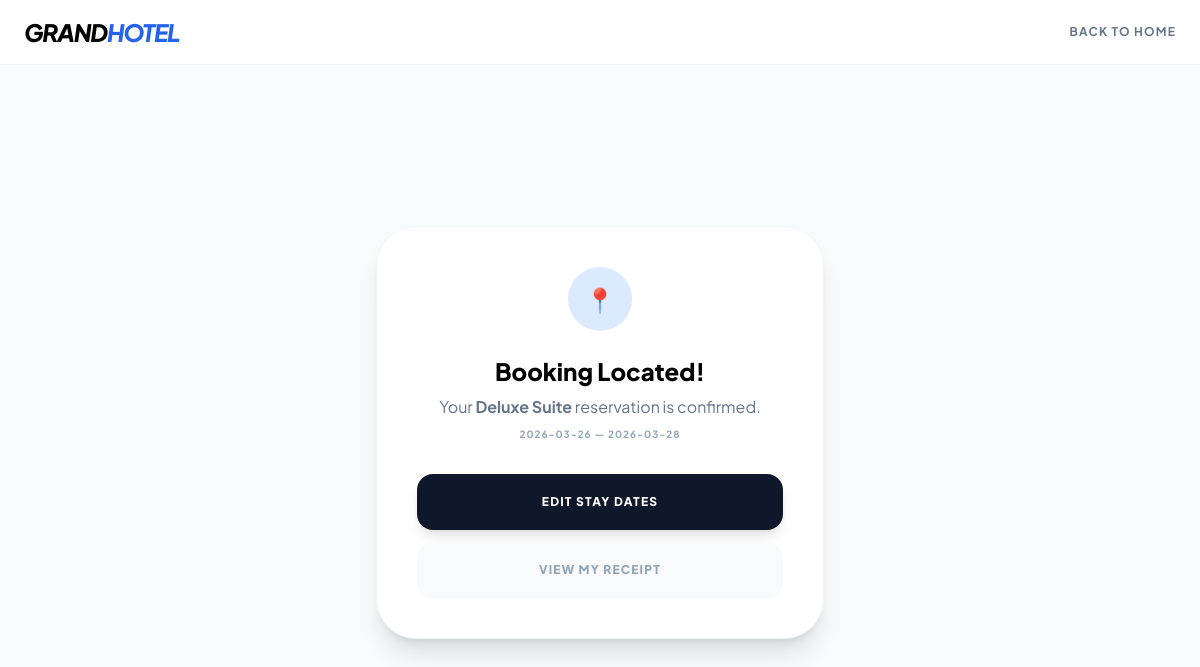
The app's page /find_booking.php?booking_id=33 with its own data.
### tables this page shows
CREATE TABLE `bookings` (
  `booking_id` int(11) NOT NULL,
  `guest_id` int(11) DEFAULT NULL,
  `room_id` int(11) DEFAULT NULL,
  `staff_id` int(11) DEFAULT NULL,
  `check_in` date DEFAULT NULL,
  `check_out` date DEFAULT NULL,
  `booking_source` enum('Walk-in','Phone','Online') DEFAULT NULL,
  `booking_status` enum('Reserved','Checked-In','Stay-Over','Checked-Out') DEFAULT NULL
);

CREATE TABLE `rooms` (
  `room_id` int(11) NOT NULL,
  `room_number` varchar(10) NOT NULL,
  `room_type` varchar(50) DEFAULT NULL,
  `housekeeping_status` enum('Clean','Dirty','Inspecting') DEFAULT 'Clean',
  `price_per_night` decimal(10,2) DEFAULT NULL,
  `description` text DEFAULT NULL,
  `photo` varchar(255) DEFAULT NULL
);

### find_booking.php (the view, shortened to what this page needs)
<?php
include('db.php');
$error = "";
$found_booking = null;
if (isset($_POST['search_booking']) || isset($_GET['booking_id'])) {
    $booking_id = mysqli_real_escape_string($conn, isset($_POST['booking_id']) ? $_POST['booking_id'] : $_GET['booking_id']);
    $id_clause = isset($_POST['id_number']) ? "AND g.id_number = '".mysqli_real_escape_string($conn, $_POST['id_number'])."'" : "";
    $query = "SELECT b.*, g.full_name, r.room_number, r.room_type
              FROM bookings b
              JOIN guests g ON b.guest_id = g.guest_id
              JOIN rooms r ON b.room_id = r.room_id
              WHERE b.booking_id = '$booking_id' $id_clause";
    $res = mysqli_query($conn, $query);
    if (mysqli_num_rows($res) > 0) {
        $found_booking = mysqli_fetch_assoc($res);
    } else {
        $error = "No booking found with those details.";
    }
}
?>
<!DOCTYPE html>
<html lang="en">
<head>
    <script src="https://cdn.tailwindcss.com"></script>
</head>
<body class="bg-slate-50 min-h-screen flex flex-col">
    <nav class="bg-white border-b border-slate-100 px-6 py-4">
        <div class="max-w-7xl mx-auto flex justify-between items-center">
            <a href="book_online.php" class="text-2xl font-extrabold tracking-tighter italic">GRAND<span class="text-blue-600">HOTEL</span></a>
            <a href="book_online.php" class="text-xs font-bold uppercase tracking-widest text-slate-500 hover:text-blue-600">Back to Home</a>
        </div>
    </nav>
    <main class="flex-grow flex items-center justify-center p-6">
        <div class="max-w-md w-full">
            <?php if (!$found_booking || isset($_GET['edit'])): ?>
                <div class="bg-white p-10 rounded-[2.5rem] shadow-xl border border-slate-100">
                    <?php if(isset($_GET['edit']) && $found_booking): ?>
                        <h2 class="text-3xl font-black mb-2 tracking-tighter">Edit Stay</h2>
                        <p class="text-slate-400 text-sm mb-8 font-medium italic">Modifying Reservation #<?php echo $found_booking['booking_id']; ?></p>
                        <form method="POST" class="space-y-4">
                            <input type="hidden" name="booking_id" value="<?php echo $found_booking['booking_id']; ?>">
                            <div>
                                <label class="text-[10px] font-black text-slate-400 uppercase tracking-widest ml-1">New Check-In</label>
                                <input type="date" name="check_in" value="<?php echo $found_booking['check_in']; ?>" required class="w-full mt-2 p-4 bg-slate-50 border-2 border-slate-100 rounded-2xl focus:border-blue-500 outline-none font-bold">
                            </div>
                            <div>
                                <label class="text-[10px] font-black text-slate-400 uppercase tracking-widest ml-1">New Check-Out</label>
                                <input type="date" name="check_out" value="<?php echo $found_booking['check_out']; ?>" required class="w-full mt-2 p-4 bg-slate-50 border-2 border-slate-100 rounded-2xl focus:border-blue-500 outline-none font-bold">
                            </div>
                            <button type="submit" name="update_dates" class="w-full bg-blue-600 text-white font-black py-5 rounded-2xl hover:bg-slate-900 transition shadow-lg uppercase tracking-widest text-xs">Update Reservation</button>
                            <a href="find_booking.php?booking_id=<?php echo $found_booking['booking_id']; ?>" class="block text-center text-[10px] font-black text-slate-400 uppercase tracking-widest mt-4">Cancel Changes</a>
                        </form>
                    <?php else: ?>
                        <h2 class="text-3xl font-black mb-2 tracking-tighter">Find Your Stay</h2>
                        <p class="text-slate-400 text-sm mb-8 font-medium">Enter your details to manage your reservation.</p>
                        <?php if($error): ?>
                            <div class="bg-red-50 text-red-500 p-4 rounded-xl text-xs font-bold mb-6 border border-red-100"><?php echo $error; ?></div>
                        <?php endif; ?>
                        <form method="POST" class="space-y-4">
                            <div>
                                <label class="text-[10px] font-black text-slate-400 uppercase tracking-widest ml-1">Reference Number</label>
                                <input type="text" name="booking_id" required placeholder="BK-XXXX" class="w-full mt-2 p-4 bg-slate-50 border-2 border-slate-100 rounded-2xl focus:border-blue-500 outline-none font-bold">
                            </div>
                            <div>
                                <label class="text-[10px] font-black text-slate-400 uppercase tracking-widest ml-1">ID Number Used at Booking</label>
                                <input type="text" name="id_number" required class="w-full mt-2 p-4 bg-slate-50 border-2 border-slate-100 rounded-2xl focus:border-blue-500 outline-none font-bold">
                            </div>
                            <button type="submit" name="search_booking" class="w-full bg-slate-900 text-white font-black py-5 rounded-2xl hover:bg-blue-600 transition shadow-lg uppercase tracking-widest text-xs">Search Reservation</button>
                        </form>
                    <?php endif; ?>
                </div>
            <?php else: ?>
                <div class="bg-white p-10 rounded-[2.5rem] shadow-xl border border-slate-100 text-center">
                    <div class="w-16 h-16 bg-blue-100 text-blue-600 rounded-full flex items-center justify-center mx-auto mb-6 text-2xl">📍</div>
                    <h2 class="text-2xl font-black mb-2">Booking Located!</h2>
                    <p class="text-slate-500 mb-2">Your <strong><?php echo $found_booking['room_type']; ?></strong> reservation is confirmed.</p>
                    <p class="text-[10px] font-bold text-slate-400 uppercase tracking-widest mb-8"><?php echo $found_booking['check_in']; ?> — <?php echo $found_booking['check_out']; ?></p>
                    <div class="space-y-3">
                        <a href="?edit=true&booking_id=<?php echo $found_booking['booking_id']; ?>" class="block w-full bg-slate-900 text-white font-black py-5 rounded-2xl hover:bg-blue-600 transition shadow-lg uppercase tracking-widest text-xs">Edit Stay Dates</a>
                        <a href="book_online.php" class="block w-full bg-slate-50 text-slate-400 font-black py-5 rounded-2xl hover:bg-slate-100 transition uppercase tracking-widest text-xs">View My Receipt</a>
                    </div>
                </div>
            <?php endif; ?>
        </div>
    </main>
</body>
</html>

### find_booking.php (style rules this page uses)
body { font-family: 'Plus Jakarta Sans', sans-serif; }

### records on screen
bookings: room.room_type "Deluxe Suite", check_in "2026-03-26", check_out "2026-03-28"
